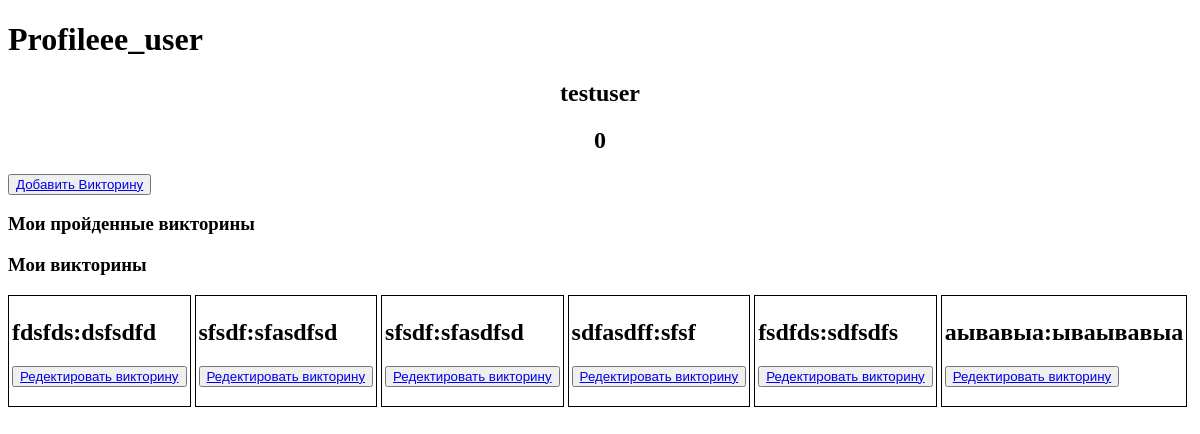
The page /lkusers/ (signed in) on the database as committed earlier.
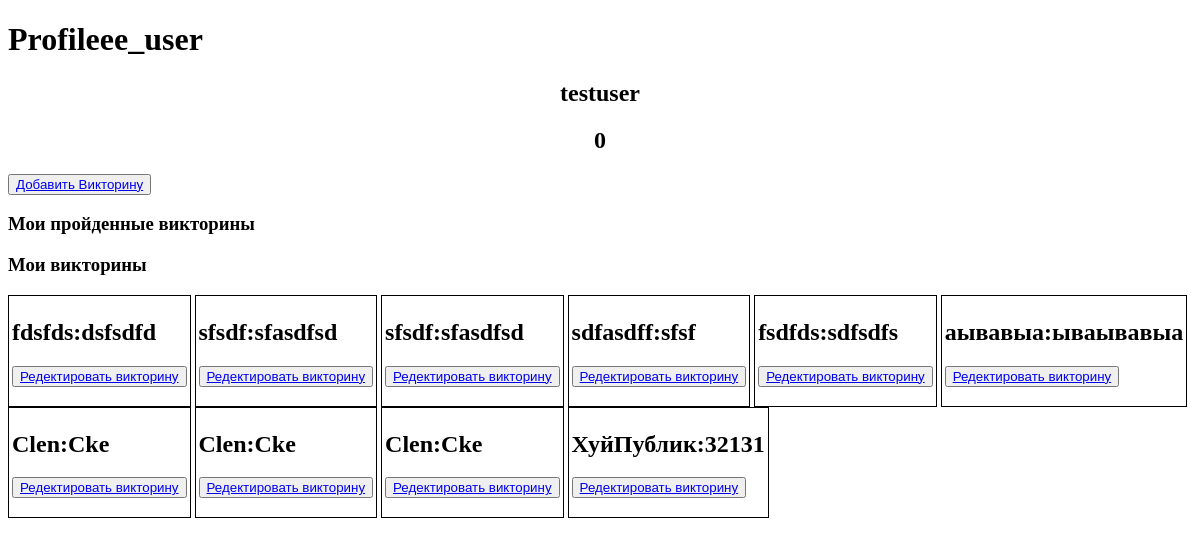
The same page on the database as committed later.
### shop/models.py (models this page shows, shortened)
class Quiz(models.Model):
    name_quiz = models.CharField("Название викторины", max_length=200)
    quiz_descriptions = models.CharField("Описание викторины", max_length=800)
    published = models.BooleanField("Публичная?")
    user = models.ForeignKey(User, on_delete=models.CASCADE, blank=True, null=True)
    points = models.IntegerField("Количество баллов", default=0)
    class Meta:
        verbose_name = "Викорина"
        verbose_name_plural = "Викторины"

### lkusers/views.py (the view, shortened to what this page needs)
# urls.py: path("", show_profile, name="Profile"),
def show_profile(request):
    user_id = request.user.id
    if not request.user.is_authenticated:
        return redirect('%s?next=%s' % (settings.LOGIN_URL, request.path))
    else:
        name = ContribUsers.objects.get(id=user_id)
        try:
            his_quiz = Quiz.objects.all()
        except:
            his_quiz = []
        try:
            his_history = History.objects.filter(user=user_id)
        except:
            his_history = []
        return render(request, "profile/profileuser.html", {"name": name, "his_quiz": his_quiz,
                                                            "his_history": his_history})

### lkusers/templates/profile/profileuser.html (shortened to what this page needs)
<!DOCTYPE html>
<html lang="en">
<head>
</head>
<body>
        <h1>Profileee_user</h1>
        <center><h2>{{ name.user.username }}</h2></center>
        <center><h2>{{ name.points }}</h2></center>
        <button><a href="add/quiz">Добавить Викторину</a></button></p>
        <ul class="hr">
        <h3>Мои пройденные викторины</h3>
        </ul>
        <ul class="hr">
        <h3>Мои викторины</h3>
            {% for j in his_quiz %}
            <li>
                <h2>{{j.name_quiz}}:{{j.quiz_descriptions}}</h2>
                <button><a href="buy/{{j.quiz.id}}">Редектировать викторину</a></button></p>
            </li>
            {% endfor %}
        </ul>
</body>
</html>

Rows that differ between the two databases and show on the page:
added Quiz: name_quiz "Clen", quiz_descriptions "Cke"
added Quiz: name_quiz "Clen", quiz_descriptions "Cke"
added Quiz: name_quiz "Clen", quiz_descriptions "Cke"
added Quiz: name_quiz "ХуйПублик", quiz_descriptions "32131"
